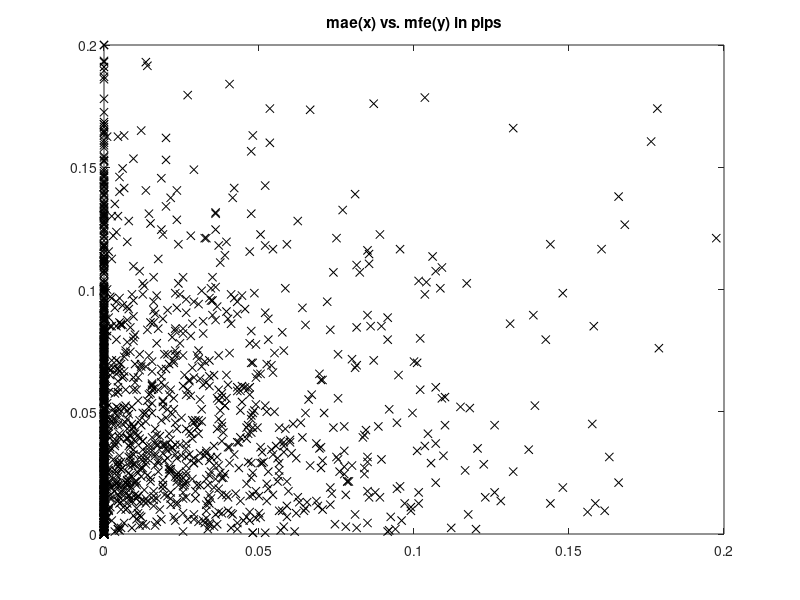
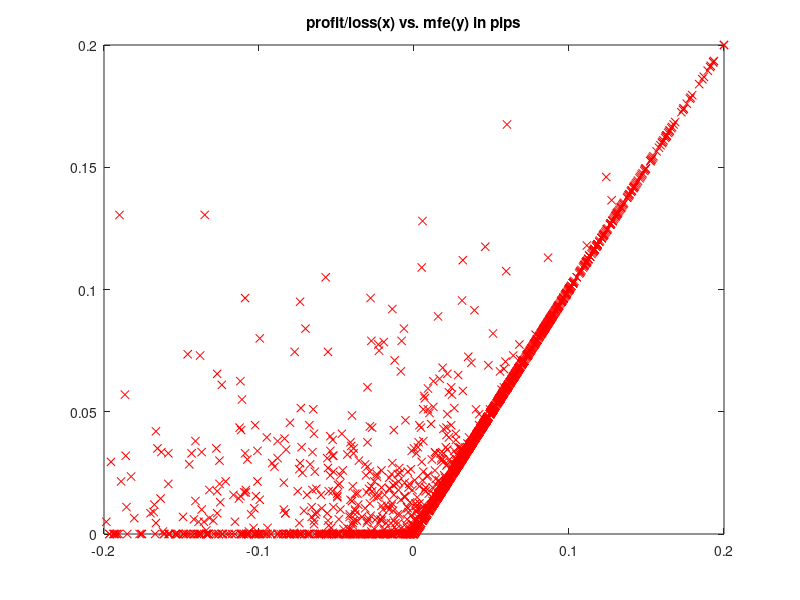
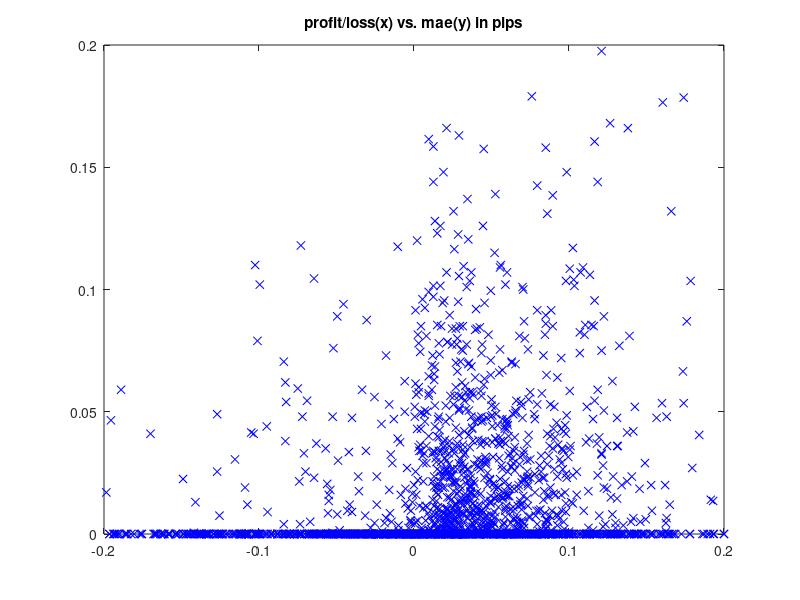
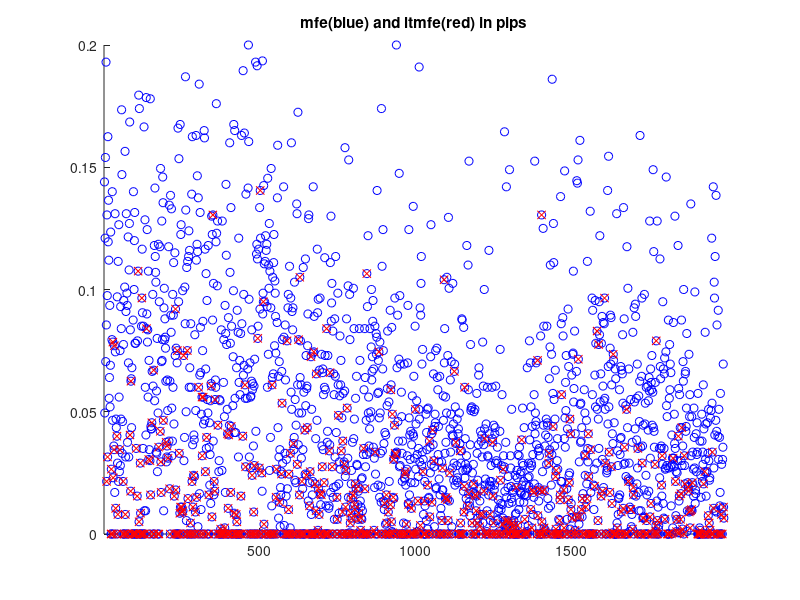

These charts were generated, in order, by the following MATLAB code:
clc;clear all;close all;
unit = 0.0001 ;
scal = 0.2 ;

load('data_of_EURUSD_15m_turtlized.mat');
target_signal = SIGNAL1_PNL ;

n_signal = length( target_signal );


%% get trade interval 
trade_interval = cell(0,1);
interval_start = 1 ;
interval_end   = 1 ;
in_interval = 0 ;
for i_signal = 2 : n_signal
        
    if target_signal(i_signal) ~= target_signal(i_signal-1)
        in_interval = 1 ;
        interval_end = i_signal-1 ;
    else
        if in_interval == 1
            trade_interval{end+1} = [interval_start, i_signal-1];
            in_interval = 0 ;
        end
        interval_start = i_signal ;
    end
    
    if interval_end < interval_start
        interval_end =  interval_start ;
    end
    
end
    
%% get MAE / MFE
n_trade = length( trade_interval );
mae = zeros(1, n_trade); mfe = zeros(1, n_trade);
profitloss = zeros(1, n_trade);
profitloss_cum = zeros(1,n_trade);
ltmfe = zeros(0,1);
ltmfe_trade = zeros(0,1);
for i_trade = 1 : n_trade
    
    this_interval = trade_interval{i_trade};
    init_pnl = target_signal(this_interval(1));
    lv0_mae = init_pnl ; lv1_mfe = init_pnl ; lv1_mae = lv0_mae ;
    for i = this_interval(1)+1 : 1 : this_interval(2)
        if target_signal(i) > lv1_mfe
            lv1_mfe = target_signal(i);
            if lv0_mae < lv1_mae
                lv1_mae = lv0_mae ;
            end
        end
        if target_signal(i) < lv0_mae
            lv0_mae = target_signal(i) ;
        end
    end
    mae(i_trade) = init_pnl - lv1_mae ;
    mfe(i_trade) = lv1_mfe - init_pnl ;
    profitloss(i_trade) = target_signal(this_interval(2)) - init_pnl ;
    if i_trade > 1 
    profitloss_cum(i_trade) = profitloss_cum(i_trade-1) + profitloss(i_trade);
    else
    profitloss_cum(i_trade) = profitloss(i_trade);    
    end
    if profitloss(i_trade) < 0 
        ltmfe(end+1) = mfe(i_trade);
        ltmfe_trade(end+1) = i_trade;
    end
end

mae = mae * unit ;
mfe = mfe * unit ;
profitloss = profitloss * unit ;
ltmfe = ltmfe * unit ;

f = figure; plot(mae,mfe,'kx');axis([0 scal 0 scal]);title('mae(x) vs. mfe(y) in pips');set(f, 'Position', [0, 0, 900, 450]);saveas(f,'mae_vs_mfe.png');
f = figure; plot(profitloss,mfe,'rx');axis([-scal scal 0 scal]);title('profit/loss(x) vs. mfe(y) in pips');set(f, 'Position', [0, 0, 900, 450]);saveas(f,'mae_vs_mfe.png');
f = figure; plot(profitloss,mae,'bx');axis([-scal scal 0 scal]);title('profit/loss(x) vs. mae(y) in pips');set(f, 'Position', [0, 0, 900, 450]);saveas(f,'mae_vs_mfe.png');
f = figure;hold on;plot([1:1:length(mfe)],mfe,'bo');plot(ltmfe_trade,ltmfe,'rx');hold off;axis([0.5 length(mfe)+0.5 0 scal]);title('mfe(blue) and ltmfe(red) in pips');set(f, 'Position', [0, 0, 900, 450]);saveas(f,'mfe_vs_ltmfe.png');

f = figure;subplot(2,1,1);plot(profitloss_cum,'k-');title('PnL');subplot(2,1,2);plot(mae,'r+');axis([-inf inf 0 scal]);title('mae');set(f, 'Position', [0, 0, 900, 450]);saveas(f,'mae_vs_PnL.png');
f = figure;subplot(2,1,1);plot(profitloss_cum,'k-');title('PnL');subplot(2,1,2);plot(mfe,'b+');axis([-inf inf 0 scal]);title('mfe');set(f, 'Position', [0, 0, 900, 450]);saveas(f,'mfe_vs_PnL.png');
f = figure;subplot(2,1,1);plot(profitloss_cum,'k-');title('PnL');subplot(2,1,2);plot(ltmfe_trade,ltmfe,'m+');axis([-inf inf 0 scal]);title('loss trade mfe');set(f, 'Position', [0, 0, 900, 450]);saveas(f,'ltmfe_vs_PnL.png');


    